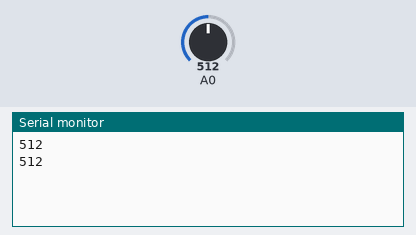
A sketch run on a simulated Arduino Uno, built with avr-gcc and run on an emulated ATmega328P. Parts: the last lines printed to the serial monitor. The test bench sets the inputs (shaded band); at power-on: A0 = 512.

Above: at 1.8 s.
1.9 s: A0 set to 240
At 3.4 s:
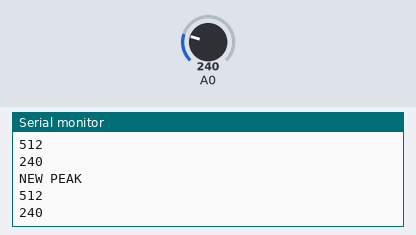
3.5 s: A0 set to 260
At 4.4 s:
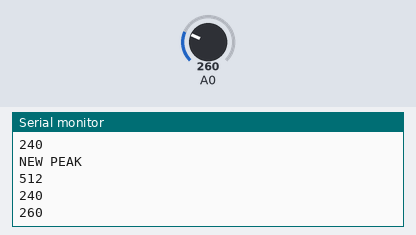
Timing chart, 0 to 6.5 s (numbered marks = the images above; inputs shaded):
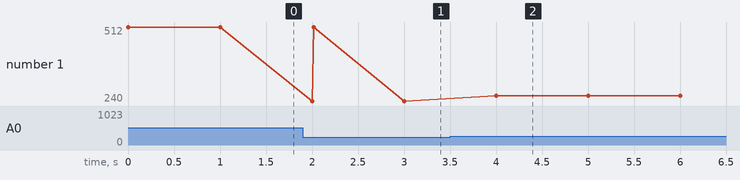

The sketch:

peak_detector.ino
```cpp
// Project 4: Custom Design

// The purpose of this project was to create a design which detects if a new peak has been found within the readings from either a light sensor or
// an FSR sensor. A threshold value is used to ensure that a new peak is only achieved if the sensor reading drops below the threshold. This ensures
// that a peak is actually a peak and not just a high point in the data.

// Group Members: Josh Wild, Dayne Newman
// Group Number: 14 (not sure this is what the bottom of the breadboard said)
// Date: 3/4/2025
// Code written by: Both team members


#include <stdio.h>

// initial peak value
int peakValue = 0;
// threshold value
int threshold = 250;

void setup() {
  // set up serial input
  Serial.begin(9600);
}

void loop() {
  //read sensor on pin A0:
  int sensorValue = analogRead(A0);
  Serial.println(sensorValue);

  // check if it's higher than the current peak:
  if (sensorValue > peakValue) {
    peakValue = sensorValue;
  }

  // if sensor drops below threshold again, we have a new peak
  if (sensorValue <= threshold) {
    if (peakValue > threshold) {
      // you have a peak value:
      Serial.println("NEW PEAK");
      Serial.println(peakValue);
      // reset the peak variable:
      peakValue = 0;
    }
  }
  delay(1000);
}
```

Measured:
- after the input at 1.9 s, the serial monitor: prints a new line after 0.10 s (image 1)
- after the input at 3.5 s, the serial monitor: prints a new line after 0.50 s (image 2)
- plotted number 1: 512 → 240 after the input at 1.9 s, 240 → 260 after the input at 3.5 s
